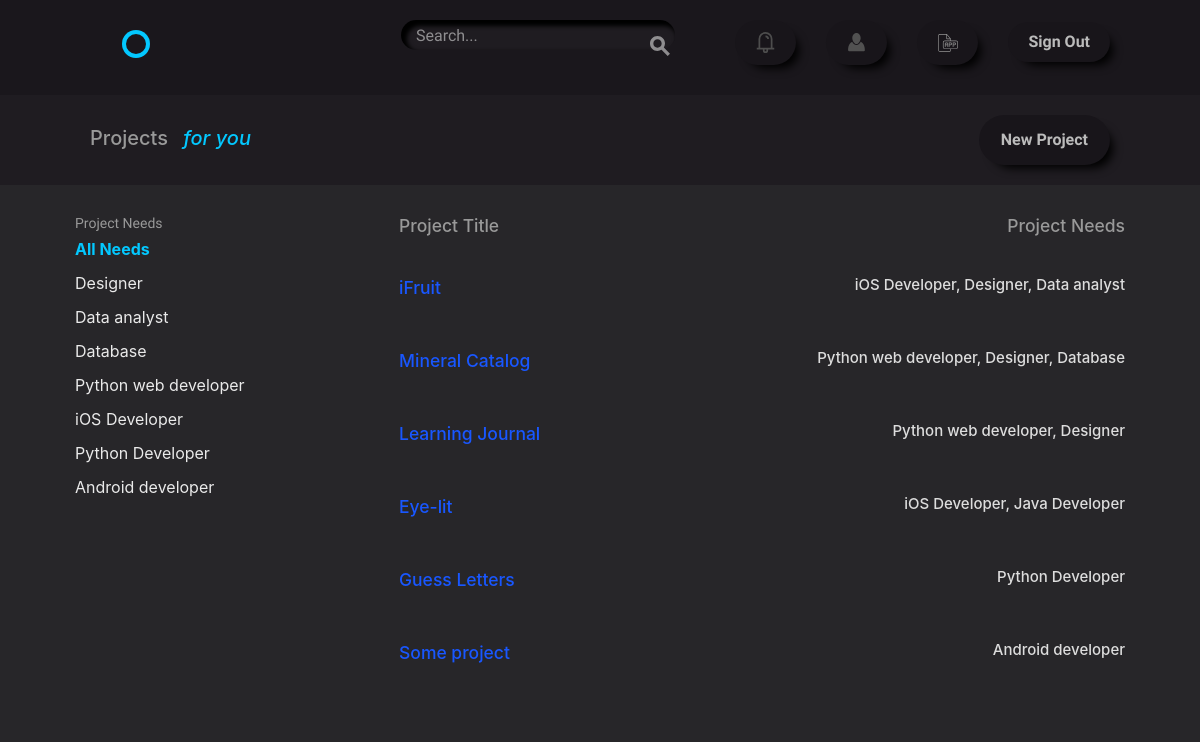
/ (signed in), run on the app's committed database.
### projects/models.py (models this page shows)
class Project(models.Model):
    user = models.ForeignKey(settings.AUTH_USER_MODEL,
                             related_name='projects',
                             on_delete=models.CASCADE)
    title = models.CharField(max_length=50)
    description = models.TextField(default='')
    time_estimate = models.CharField(max_length=100)
    requirements = models.CharField(max_length=255)
    def __str__(self):
        return '{}'.format(self.title)

class Position(models.Model):
    name = models.CharField(max_length=50)
    description = models.TextField(default='')
    project = models.ForeignKey(Project,
                                related_name='positions',
                                on_delete=models.CASCADE)
    time = models.CharField(max_length=30)
    skill = models.ManyToManyField('accounts.Skill',
                                   default='',
                                   related_name='skills')
    def __str__(self):
        return '{}'.format(self.name)

### projects/views.py (the view)
# urls.py: url(r'^$', views.ProjectListView.as_view(), name='project_list'),
class ProjectListView(PrM, ListView):
    template_name = "projects/project_list.html"
    model = models.Project
    context_object_name = "projects"
    prefetch_related = ['positions', ]
    def get_context_data(self, **kwargs):
        context = super(ProjectListView, self).get_context_data(**kwargs)
        positions = models.Position.objects.exclude(apply__status=True)
        context['positions_list'] = positions.values('name').distinct()
        context['selected'] = self.request.GET.get('filter')
        return context
    def get_queryset(self):
        user_skills = None
        queryset = super().get_queryset()
        user = self.request.user
        if str(user) != 'AnonymousUser':
            user_skills = user.profile_skills.all().values('name')
            user_skills = [skill['name'] for skill in user_skills.values()]
        for_you = self.request.GET.get('for_you')
        term = self.request.GET.get('q')
        selected_filter = self.request.GET.get('filter')
        if for_you:
            queryset = queryset.filter(Q(
                positions__skill__name__in=user_skills)).exclude(
                user=self.request.user).distinct()
        if term:
            queryset = queryset.filter(Q(title__icontains=term) |
                                       Q(description__icontains=term))
        if selected_filter:
            queryset = queryset.filter(Q(positions__name=selected_filter))
        return queryset

### accounts/models.py (called while the page is built)
    def __str__(self):
        return self.username

### projects/templates/projects/project_list.html
{% extends "layout.html" %}
{% load static from staticfiles %}
{% block content %}
    <div class="circle--actions--bar action-bar">
        <div class="bounds">
            <div class="grid-100">
                {% if user.is_authenticated %}
                <div class="circle--fluid--cell circle--fluid--primary">
                    <h2>Projects <i><a href="?for_you=for-you" class="selected ml-3"> for you</a></i></h2>
                </div>
                <div class="circle--fluid--cell circle--fluid--secondary">
                    <a class="button nav_button" href="{% url 'projects:create' %}">
                        New Project
                    </a>
                </div>
            {% else %}
                <div class="circle--fluid--cell circle--fluid--primary">
                    <h2>Projects</h2>
                </div>
            {% endif %}
            </div>
        </div>
    </div>
<div class="bounds circle--page">
    <div class="grid-25">
        <div class="circle--filter circle--secondary--module">
            <h4>Project Needs</h4>
            <ul class="circle--filter--list">
                {% if positions_list %}
                    <li><a href="{% url 'projects:project_list' %}" {% if not selected %} class="selected"{% else %} class="my-button"{% endif %}>All Needs</a></li>
                    {% for position in positions_list %}
                        <li><a href="?filter={{ position.name }}"{% if selected == position.name %} class="selected"{% else %} class="my-button"{% endif %}>{{ position.name }}</a></li>
                    {% endfor %}
                {% else %}
                    <li class="button-del">NO OPEN POSITIONS!</li>
                {% endif %}
            </ul>
        </div>
    </div>
    <div class="grid-70 grid-push-5">
        <table class="u-full-width circle--table">
            <thead>
                <tr>
                    <th><h3>Project Title</h3></th>
                    <th class="circle--cell--right d-flex justify-content-end"><h3>Project Needs</h3></th>
                </tr>
            </thead>
            <tbody>
                {% for project in projects %}
                <tr class="clickable-row" data-href="{% url 'projects:detail' project.id %}">
                        <td><h3 class="title d-flex justify-content-start">{{ project }}</h3></td>
                    <td class="circle--cell--right d-flex justify-content-end">
                        {% if project.positions.all %}
                            <span class="secondary-label h4 pos">{{ project.positions.all|join:", " }}</span>
                        {% else %}
                            <span class="secondary-label pos">No position for this project!</span>
                        {% endif %}
                    </td>
                </tr>
                {% endfor %}
            </tbody>
        </table>
    </div>
</div>
{% endblock %}

### assets/css/global.css (style rules this page uses)
html { font-family: sans-serif; -ms-text-size-adjust: 100%; -webkit-text-size-adjust: 100%; }
body { margin: 0; }
a { background-color: transparent; }
table { border-collapse: collapse; border-spacing: 0; }
td, th { padding: 0; }
html { font-size: 62.5%; }
body { font-size: 1.5em; line-height: 1.6; font-weight: 400; font-family: "Cousine"; color: #666; }
.bounds { max-width: 1080px; margin: 0 auto; }
.grid, .grid-5, .grid-10, .grid-15, .grid-20, .grid-25, .grid-30, .grid-33, .grid-35, .grid-40, .grid-45, .grid-50, .grid-55, .grid-60, .grid-65, .grid-66, .grid-70, .grid-75, .grid-80, .grid-90, .grid-95, .grid-100 { float: left; box-sizing: border-box; position: relative; }
.grid-push-5 { left: 5%; }
.grid-25 { width: 25%; padding: 0 15px; }
.grid-70 { width: 70%; padding: 0 15px; }
.grid-100 { width: 100%; padding: 0 15px; }
h1, h2, h3, h4, h5, h6 { margin-top: 0; margin-bottom: 2rem; font-weight: bold; font-family: "Work Sans", sans-serif; color: #222; }
h2 { font-size: 2.4rem; }
h3 { font-size: 1.8rem; }
h4 { font-size: 1.6rem; }
@media (min-width: 550px) { h2 { font-size: 2.4rem; } }
@media (min-width: 550px) { h3 { font-size: 1.8rem; } }
@media (min-width: 550px) { h4 { font-size: 1.6rem; } }
a { color: #689b98; -webkit-transition: color 0.2s; -moz-transition: color 0.2s; -ms-transition: color 0.2s; -o-transition: color 0.2s; transition: color 0.2s; }
.button, button, input[type="submit"], input[type="reset"], input[type="button"] { font-family: "Work Sans", sans-serif; font-size: 1.6rem; padding: 18px 30px; border: 0; margin-right: 10px; border-radius: 8px; font-weight: bold; display: inline-block; white-space: nowrap; box-sizing: border-box; line-height: 1; text-decoration: none; color: #689b98; background: none; box-shadow: 0 0 0 2px #689b98 inset; position: relative; -webkit-transition: 0.2s; -moz-transition: 0.2s; -ms-transition: 0.2s; -o-transition: 0.2s; transition: 0.2s; }
.button { cursor: pointer; }
ul { list-style: circle inside; }
ul { padding-left: 0; margin-top: 0; }
li { margin-bottom: 1rem; font-size: 1.6rem; }
th, td { padding: 15px; text-align: left; border-bottom: 1px solid #e1e1e1; }
th:first-child, td:first-child { padding-left: 0; }
th:last-child, td:last-child { padding-right: 0; }
th { color: #999; font-weight: normal; }
button, .button { margin-bottom: 1rem; }
pre, blockquote, dl, figure, table, p, ul, ol, form { margin-bottom: 2.5rem; }
.secondary-label { color: #b1a5c4; }
.circle--filter--list { list-style-type: none; }
.circle--filter--list a { text-decoration: none; color: rgba(34, 34, 34, 0.5); text-decoration: none; }
.circle--filter--list a.selected { color: #222; font-weight: bold; }
.circle--table { width: 100%; }
.circle--table h1, .circle--table h2, .circle--table h3, .circle--table h4, .circle--table h5, .circle--table h6 { margin: 0; }
.circle--table th, .circle--table td { line-height: 1; }
.circle--table th { padding: 0 0 15px 0; }
.circle--table td { padding: 25px 0; }
.clickable-row td { cursor: pointer; color: #a5c4c2; }
.clickable-row h3 { color: #689b98; }
.circle--fluid--cell { display: table-cell; padding: 0 15px; vertical-align: middle; box-sizing: border-box; }
.circle--fluid--cell .button { margin: 0; }
.circle--fluid--primary { width: 100%; }
.circle--fluid--secondary { text-align: right; }
.circle--secondary--module { margin-bottom: 50px; }
.circle--secondary--module:before, .circle--secondary--module:after { content: " "; display: table; }
.circle--secondary--module:after { clear: both; }
.circle--secondary--module > h1, .circle--secondary--module > h2, .circle--secondary--module > h3, .circle--secondary--module > h4, .circle--secondary--module > h5, .circle--secondary--module > h6 { font-family: "Cousine"; color: rgba(34, 34, 34, 0.3); font-size: 1.4rem; font-weight: normal; }
.circle--page { margin-bottom: 100px; }
.circle--page:before, .circle--page:after { content: " "; display: table; }
.circle--page:after { clear: both; }
.circle--actions--bar { margin: -30px 0 30px; background: #f9f9f9; padding: 20px 0; }
.circle--actions--bar:before, .circle--actions--bar:after { content: " "; display: table; }
.circle--actions--bar:after { clear: both; }
.circle--actions--bar .button { margin-bottom: 0; }

### data on the page
Project: title "iFruit", positions.all "iOS Developer, Designer, Data analyst"
Project: title "Mineral Catalog", positions.all "Python web developer, Designer, Database"
Project: title "Learning Journal", positions.all "Python web developer, Designer"
Project: title "Eye-lit", positions.all "iOS Developer, Java Developer"
Project: title "Guess Letters", positions.all "Python Developer"
Project: title "Some project", positions.all "Android developer"

### other printed values
{{ position.name }} "Designer" "Data analyst" "Database" "Python web developer" "iOS Developer" "Python Developer" "Android developer"
